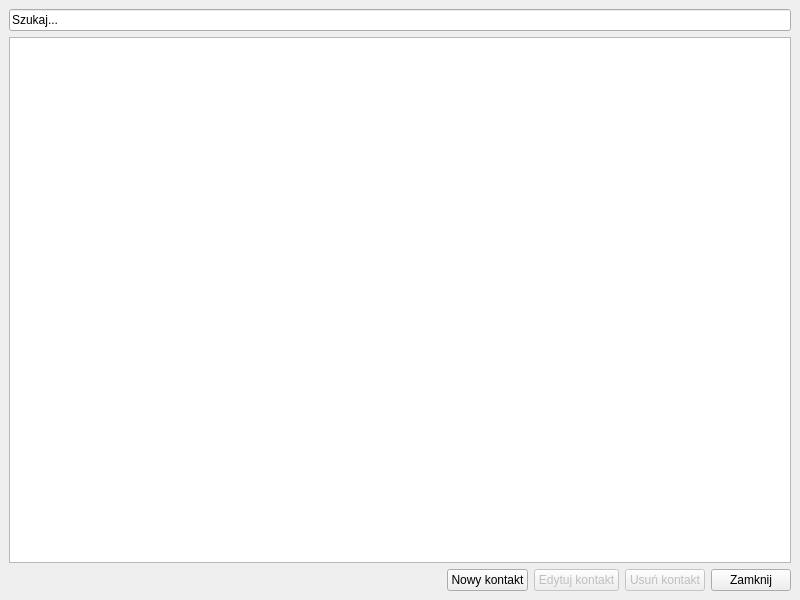
<?xml version="1.0" encoding="UTF-8"?>
<ui version="4.0">
 <class>AddressBook</class>
 <widget class="QMainWindow" name="AddressBook">
  <property name="geometry">
   <rect>
    <x>0</x>
    <y>0</y>
    <width>800</width>
    <height>600</height>
   </rect>
  </property>
  <property name="windowTitle">
   <string>Książka adresowa</string>
  </property>
  <widget class="QWidget" name="centralwidget">
   <layout class="QVBoxLayout" name="verticalLayout_2">
    <item>
     <layout class="QVBoxLayout" name="verticalLayout">
      <item>
       <widget class="QLineEdit" name="searchbox">
        <property name="text">
         <string>Szukaj...</string>
        </property>
       </widget>
      </item>
      <item>
       <widget class="QTableView" name="contact_list_view">
        <property name="selectionBehavior">
         <enum>QAbstractItemView::SelectRows</enum>
        </property>
        <attribute name="horizontalHeaderMinimumSectionSize">
         <number>55</number>
        </attribute>
        <attribute name="verticalHeaderVisible">
         <bool>false</bool>
        </attribute>
       </widget>
      </item>
      <item>
       <layout class="QHBoxLayout" name="horizontalLayout">
        <item>
         <spacer name="horizontalSpacer">
          <property name="orientation">
           <enum>Qt::Horizontal</enum>
          </property>
          <property name="sizeHint" stdset="0">
           <size>
            <width>40</width>
            <height>20</height>
           </size>
          </property>
         </spacer>
        </item>
        <item>
         <widget class="QPushButton" name="new_contact_button">
          <property name="text">
           <string>Nowy kontakt</string>
          </property>
         </widget>
        </item>
        <item>
         <widget class="QPushButton" name="edit_contact_button">
          <property name="enabled">
           <bool>false</bool>
          </property>
          <property name="text">
           <string>Edytuj kontakt</string>
          </property>
         </widget>
        </item>
        <item>
         <widget class="QPushButton" name="delete_contact_button">
          <property name="enabled">
           <bool>false</bool>
          </property>
          <property name="text">
           <string>Usuń kontakt</string>
          </property>
         </widget>
        </item>
        <item>
         <widget class="QPushButton" name="quit_button">
          <property name="text">
           <string>Zamknij</string>
          </property>
         </widget>
        </item>
       </layout>
      </item>
     </layout>
    </item>
   </layout>
  </widget>
 </widget>
 <resources/>
 <connections/>
</ui>
